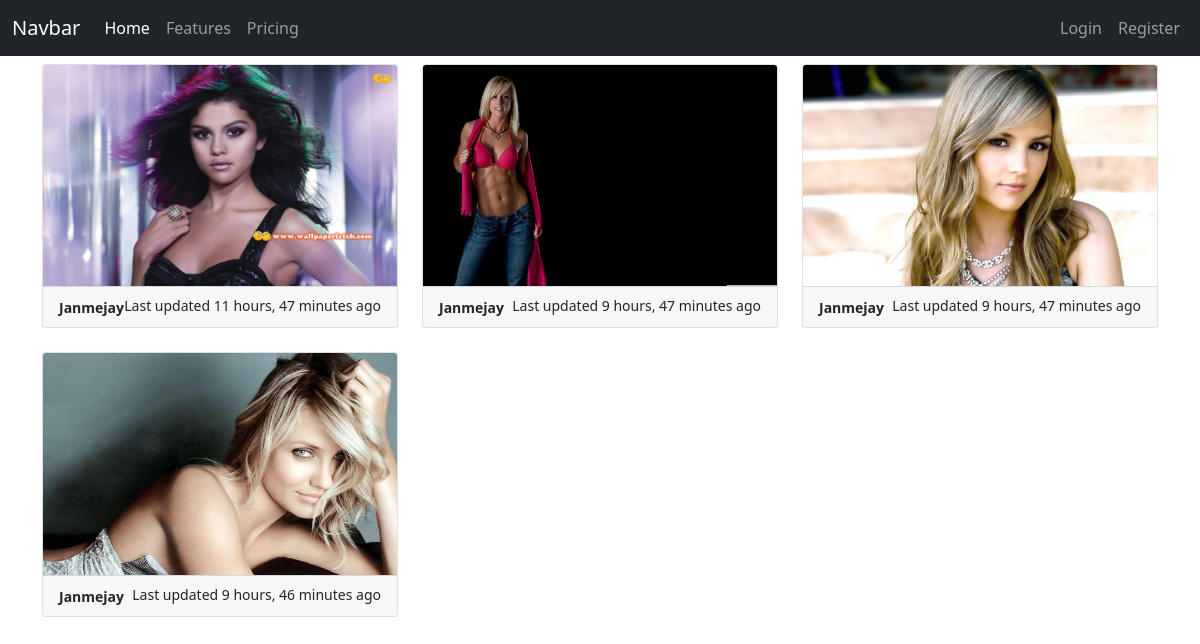
The page / on the database its author committed.
### album/models.py (models this page shows)
class Album(models.Model):
    user = models.ForeignKey(User, on_delete=models.CASCADE, related_name='album')
    contest = models.ForeignKey(Contest, blank=True, null=True, on_delete=models.CASCADE)
    image = models.ImageField(upload_to='gallery/')
    uploaded_date = models.DateTimeField(auto_now_add=True)
    is_active = models.BooleanField(default=True)

### album/views.py (the view)
# urls.py: path('', home, name='home'),
def home(request):
    albumList = Album.objects.all()
    context = {'albumList':albumList}
    return render(request, 'album/home.html',context)

### album/templates/album/home.html
{%extends 'base.html'%}
{%load static%}
{%block content%}
<div class="row row-cols-1 row-cols-md-3 g-4">
    {% for album in albumList %}
        <div class="col">
        <div class="card h-100">
            <a href="{% url 'albumDetails' album.id %}" class="">
                <img src="media/{{album.image }}" class="card-img-top">
            </a>
            <div class="card-footer">
            <small class="fw-bold">{{album.user|title}}</small>
            <small class="float-end">Last updated {{album.uploaded_date|timesince}} ago</small>
            </div>
        </div>
        </div>
    {% endfor %}
</div>
{%endblock%}

### rows shown on the page
Album: image (picture), user "Janmejay", uploaded_date "11 hours, 47 minutes"
Album: image (picture), user "Janmejay", uploaded_date "9 hours, 47 minutes"
Album: image (picture), user "Janmejay", uploaded_date "9 hours, 47 minutes"
Album: image (picture), user "Janmejay", uploaded_date "9 hours, 46 minutes"
